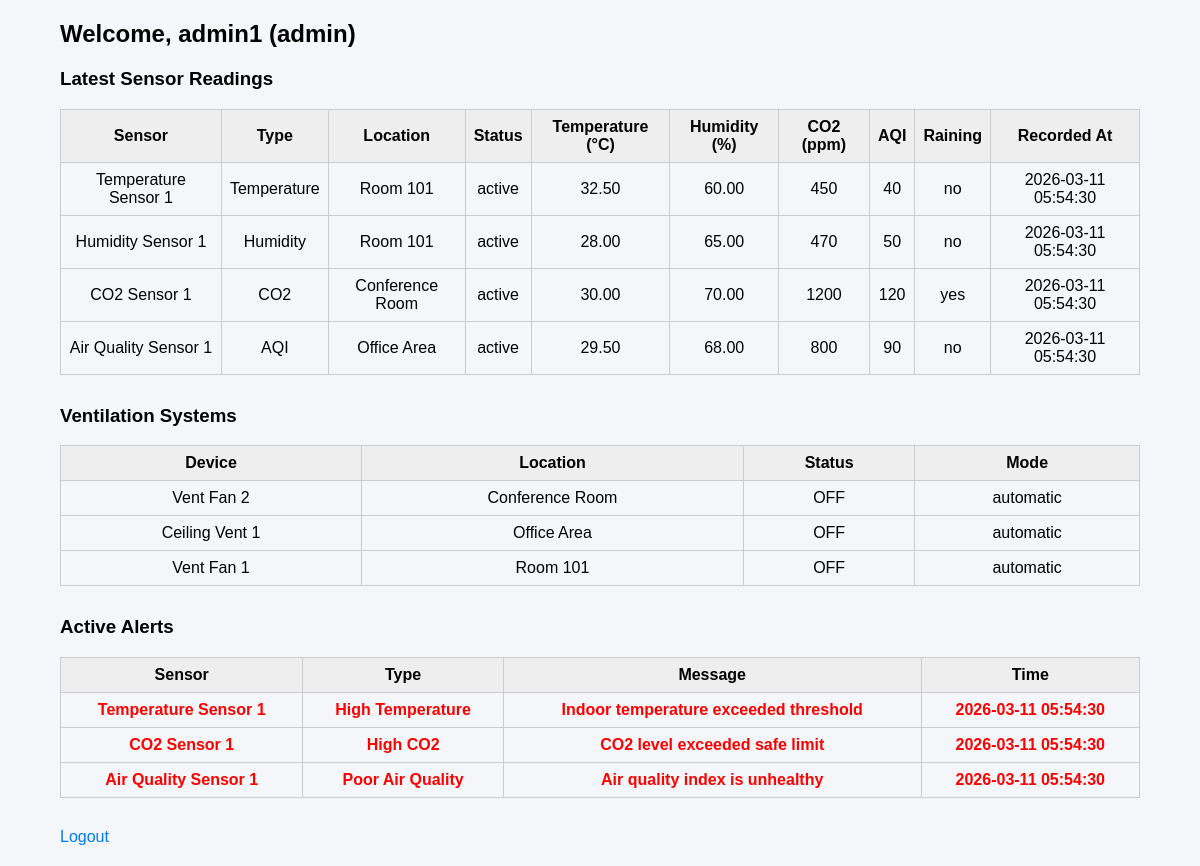
/user/dashboard.php (signed in), run on the app's committed database.
### tables this page shows
CREATE TABLE users (
    user_id INT AUTO_INCREMENT PRIMARY KEY,
    username VARCHAR(50) NOT NULL UNIQUE,
    email VARCHAR(100) NOT NULL UNIQUE,
    password VARCHAR(255) NOT NULL,
    role ENUM('admin','manager','user') NOT NULL DEFAULT 'user',
    created_at TIMESTAMP DEFAULT CURRENT_TIMESTAMP
);

CREATE TABLE ventilation_systems (
    ventilation_id INT AUTO_INCREMENT PRIMARY KEY,
    device_name VARCHAR(50) NOT NULL,
    location VARCHAR(100) NOT NULL,
    status ENUM('ON','OFF') NOT NULL DEFAULT 'OFF',
    mode ENUM('manual','automatic') NOT NULL DEFAULT 'automatic'
);

CREATE TABLE alerts (
    alert_id INT AUTO_INCREMENT PRIMARY KEY,
    sensor_id INT NOT NULL,
    alert_type VARCHAR(50) NOT NULL,
    message TEXT NOT NULL,
    alert_time TIMESTAMP DEFAULT CURRENT_TIMESTAMP,
    status ENUM('active','resolved') NOT NULL DEFAULT 'active',
    
    FOREIGN KEY (sensor_id) REFERENCES sensors(sensor_id)
    ON DELETE CASCADE
);

CREATE TABLE sensors (
    sensor_id INT AUTO_INCREMENT PRIMARY KEY,
    sensor_name VARCHAR(50) NOT NULL,
    sensor_type ENUM('Temperature','Humidity','CO2','AQI') NOT NULL,
    location VARCHAR(100) NOT NULL,
    status ENUM('active','inactive') NOT NULL DEFAULT 'active'
);

### user/dashboard.php (the view, shortened to what this page needs)
<?php
include "config/db.php";
$user_id = $_SESSION['user_id'];
$stmt = $conn->prepare("SELECT username, role FROM users WHERE user_id=?");
$stmt->bind_param("i", $user_id);
$stmt->execute();
$result = $stmt->get_result();
$user = $result->fetch_assoc();
$sensor_sql = "
    SELECT s.sensor_name, s.sensor_type, s.location, s.status,
           r.temperature, r.humidity, r.co2_level, r.air_quality_index, r.raining, r.recorded_at
    FROM sensors s
    LEFT JOIN (
        SELECT sensor_id, temperature, humidity, co2_level, air_quality_index, raining, recorded_at
        FROM air_readings
        WHERE (sensor_id, recorded_at) IN (
            SELECT sensor_id, MAX(recorded_at) FROM air_readings GROUP BY sensor_id
        )
    ) r ON s.sensor_id = r.sensor_id
    ORDER BY s.sensor_type
";
$sensor_result = $conn->query($sensor_sql);
$vent_sql = "SELECT * FROM ventilation_systems ORDER BY location";
$vent_result = $conn->query($vent_sql);
$alert_sql = "SELECT a.*, s.sensor_name FROM alerts a JOIN sensors s ON a.sensor_id = s.sensor_id WHERE a.status='active' ORDER BY alert_time DESC";
$alert_result = $conn->query($alert_sql);
?>
<!DOCTYPE html>
<html lang="en">
<head>
</head>
<body>
<div class="container">
<h2>Welcome, <?php echo htmlspecialchars($user['username']); ?> (<?php echo $user['role']; ?>)</h2>
<h3>Latest Sensor Readings</h3>
<table>
<tr>
<th>Sensor</th><th>Type</th><th>Location</th><th>Status</th>
<th>Temperature (°C)</th><th>Humidity (%)</th><th>CO2 (ppm)</th><th>AQI</th><th>Raining</th><th>Recorded At</th>
</tr>
<?php while($row = $sensor_result->fetch_assoc()): ?>
<tr>
<td><?php echo $row['sensor_name']; ?></td>
<td><?php echo $row['sensor_type']; ?></td>
<td><?php echo $row['location']; ?></td>
<td><?php echo $row['status']; ?></td>
<td><?php echo $row['temperature'] ?? '-'; ?></td>
<td><?php echo $row['humidity'] ?? '-'; ?></td>
<td><?php echo $row['co2_level'] ?? '-'; ?></td>
<td><?php echo $row['air_quality_index'] ?? '-'; ?></td>
<td><?php echo $row['raining'] ?? '-'; ?></td>
<td><?php echo $row['recorded_at'] ?? '-'; ?></td>
</tr>
<?php endwhile; ?>
</table>
<h3>Ventilation Systems</h3>
<table>
<tr><th>Device</th><th>Location</th><th>Status</th><th>Mode</th></tr>
<?php while($vent = $vent_result->fetch_assoc()): ?>
<tr>
<td><?php echo $vent['device_name']; ?></td>
<td><?php echo $vent['location']; ?></td>
<td><?php echo $vent['status']; ?></td>
<td><?php echo $vent['mode']; ?></td>
</tr>
<?php endwhile; ?>
</table>
<h3>Active Alerts</h3>
<table>
<tr><th>Sensor</th><th>Type</th><th>Message</th><th>Time</th></tr>
<?php while($alert = $alert_result->fetch_assoc()): ?>
<tr class="alert">
<td><?php echo $alert['sensor_name']; ?></td>
<td><?php echo $alert['alert_type']; ?></td>
<td><?php echo $alert['message']; ?></td>
<td><?php echo $alert['alert_time']; ?></td>
</tr>
<?php endwhile; ?>
</table>
<a href="logout.php">Logout</a>
</div>
</body>
</html>

### user/dashboard.php (style rules this page uses)
body { font-family:Arial; background:#f4f6f9; margin:0; padding:0; }
.container { width:90%; margin:auto; padding:20px; }
h2,h3 { margin-top:0; }
table { width:100%; border-collapse:collapse; margin-bottom:30px; }
th,td { border:1px solid #ccc; padding:8px; text-align:center; }
th { background:#eee; }
.alert { color:red; font-weight:bold; }
a { text-decoration:none; color:#007bff; }

### data on the page
users: username "admin1", role "admin"
ventilation_systems: device_name "Vent Fan 2", location "Conference Room", status "OFF", mode "automatic"
ventilation_systems: device_name "Ceiling Vent 1", location "Office Area", status "OFF", mode "automatic"
ventilation_systems: device_name "Vent Fan 1", location "Room 101", status "OFF", mode "automatic"
alerts: sensor.sensor_name "Temperature Sensor 1", alert_type "High Temperature", message "Indoor temperature exceeded threshold", alert_time "2026-03-11 05:54:30"
alerts: sensor.sensor_name "CO2 Sensor 1", alert_type "High CO2", message "CO2 level exceeded safe limit", alert_time "2026-03-11 05:54:30"
alerts: sensor.sensor_name "Air Quality Sensor 1", alert_type "Poor Air Quality", message "Air quality index is unhealthy", alert_time "2026-03-11 05:54:30"

### other printed values
$row['sensor_name'] "Temperature Sensor 1"
$row['sensor_type'] "Temperature"
$row['location'] "Room 101"
$row['status'] "active"
$row['temperature'] "32.50"
$row['humidity'] "60.00"
$row['co2_level'] "450"
$row['air_quality_index'] "40"
$row['raining'] "no"
$row['recorded_at'] "2026-03-11 05:54:30"
$row['sensor_name'] "Humidity Sensor 1"
$row['sensor_type'] "Humidity"
$row['temperature'] "28.00"
$row['humidity'] "65.00"
$row['co2_level'] "470"
